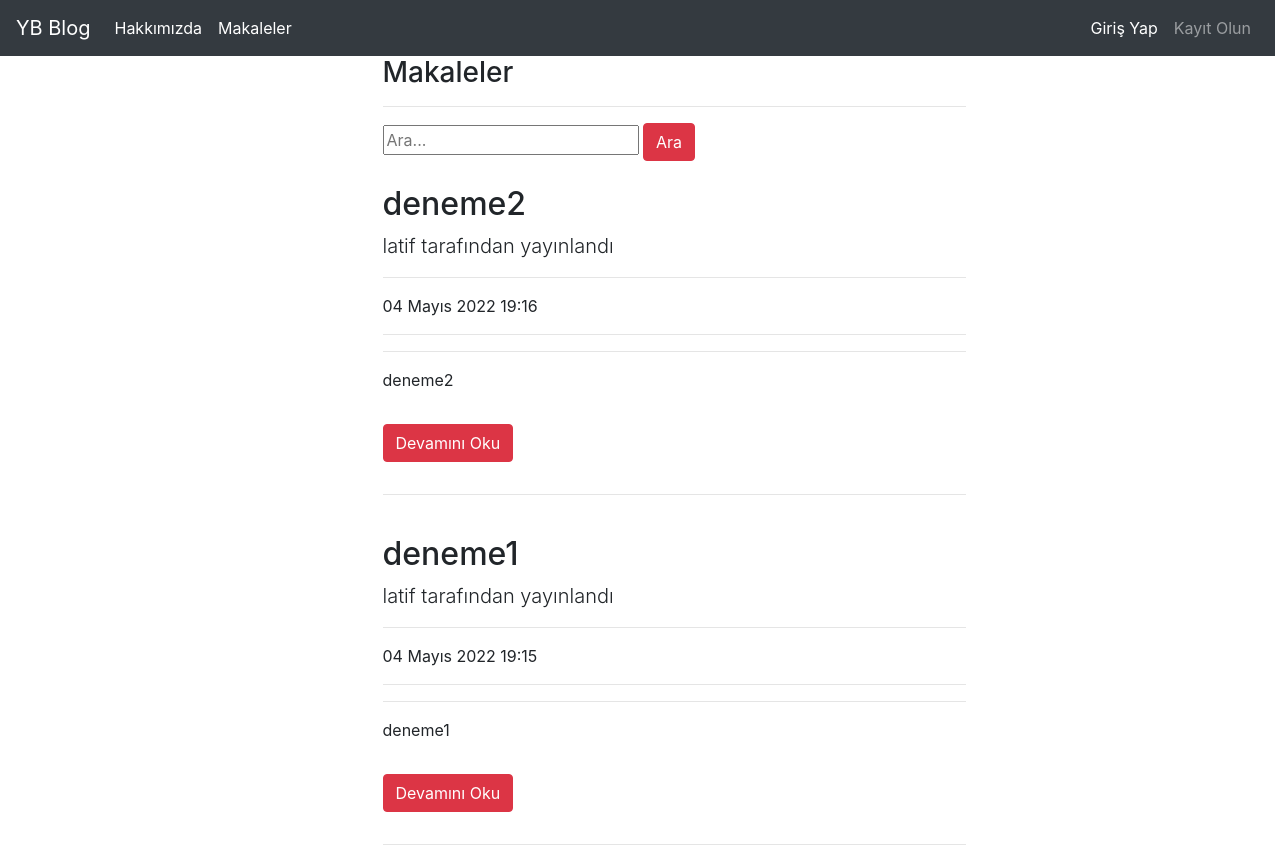
Screenshot of /article/articles/ with the database file from the repository.
### article/models.py (models this page shows, shortened)
class Article(models.Model):
    author = models.ForeignKey("auth.User",on_delete=models.CASCADE,verbose_name="Yazar")
    title = models.CharField(max_length= 50,verbose_name="Başlık")
    content = RichTextField()
    created_date = models.DateTimeField(auto_now_add=True,verbose_name="Oluşturulma Tarihi")
    article_image = models.FileField(blank=True,null=True,verbose_name="Makale Resim")
    class Meta:
        ordering = ['-created_date']

### article/views.py (the view)
# urls.py: path("articles/",views.articles,name="articles"),
def articles(request):
    keyword = request.GET.get("keyword")
    if keyword:
        articles = Article.objects.filter(title__contains = keyword)
        return render(request,"articles.html",{"articles":articles})
    articles = Article.objects.all()
    return render(request,"articles.html",{"articles":articles})

### templates/articles.html (shortened to what this page needs)
{% extends "layout.html" %} {% block body %}
<div class="row">
  <div class="col-md-10 offset-md-3">
    <div class="col-lg-8">
      <h3>Makaleler</h3>
      <hr />
    </div>
  </div>
</div>
<div class="row">
  <div class="col-md-10 offset-md-3">
    <div class="col-lg-8">
      <form>
        <input
          type="text"
          name="keyword"
          class="input-sm"
          maxlength="64"
          placeholder="Ara..."
        />
        <button type="submit" class="btn btn-danger">Ara</button>
      </form>
    </div>
  </div>
</div>
{% if articles %} {% for article in articles %}
<div class="row">
  <div class="col-md-10 offset-md-3">
    <div class="col-lg-8">
      <h2 class="mt-4">{{article.title}}</h2>
      <p class="lead">{{article.author.username}} tarafından yayınlandı</p>
      <hr />
      <p>{{article.created_date}}</p>
      <hr />
      <hr />
      <p class="lead">{{article.content|safe|truncatewords:50}}</p>
      <a
        href="{% url 'article:detail' article.id %}"
        class="btn btn-danger my-3"
        >Devamını Oku</a
      >
      <hr />
    </div>
  </div>
</div>
{% endfor %} {% endif %} {% endblock body %}

### rows the page displays
Article: title "deneme2", author.username "latif", created_date "04 Mayıs 2022 19:16", content "deneme2"
Article: title "deneme1", author.username "latif", created_date "04 Mayıs 2022 19:15", content "deneme1"
